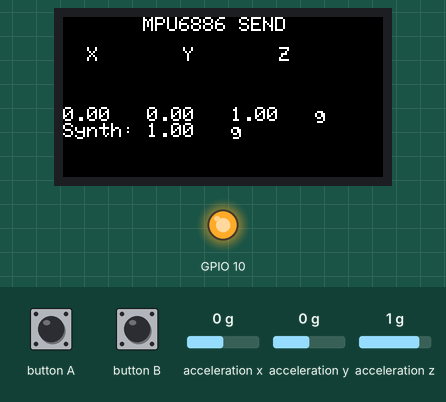
Recording of a sketch running on a simulated ESP32. Parts: 160×80 colour display, output pins drawn as LEDs (lit = HIGH). Inputs (shaded band) come from the test bench; at power-on: acceleration x 0 g, acceleration y 0 g, acceleration z 1 g. Nothing arrives over Bluetooth unless stated.

Above: at 1.3 s.
1.4 s: button A pressed for 0.15 s
At 2.4 s:
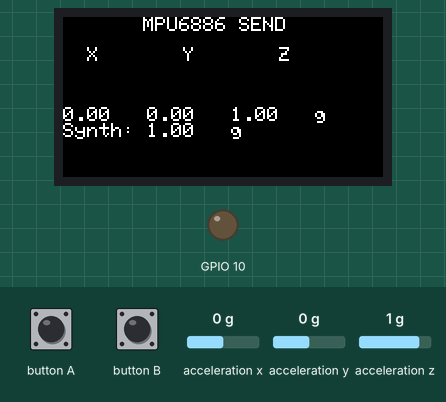
3.0 s: acceleration x set to -1.4 g
At 3.9 s:
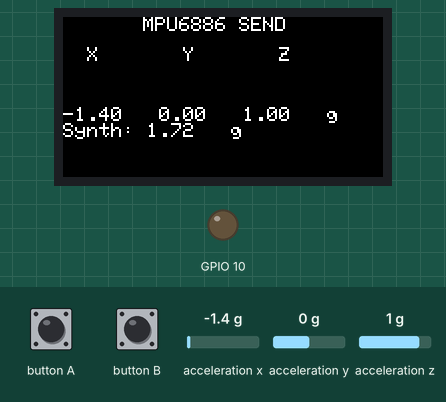
4.5 s: button B pressed for 0.15 s
At 5.1 s:
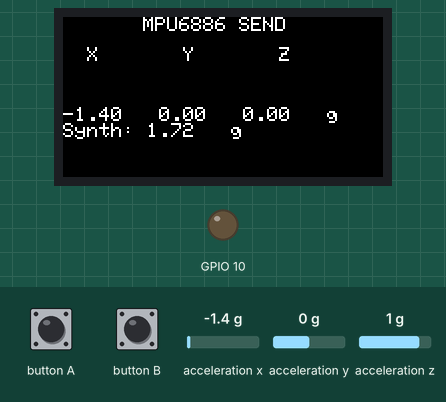
6.1 s: acceleration y set to -1.4 g
At 7.3 s:
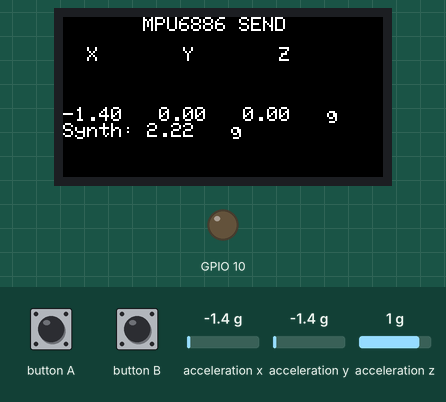
7.6 s: button B pressed for 1 s
At 8.7 s:
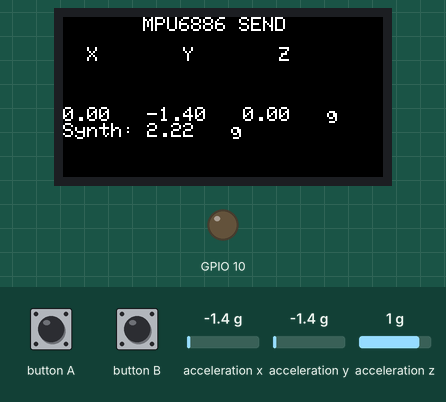
10.1 s: acceleration z set to -1.4 g
At 11.3 s:
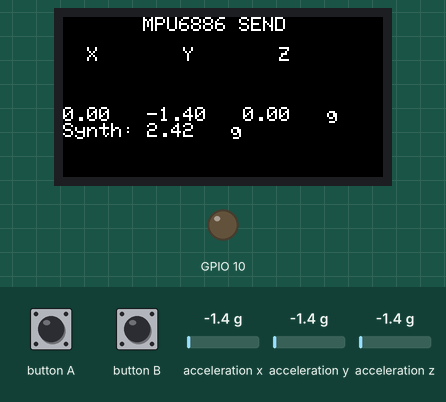
Timing chart, 0 to 12.6 s (numbered marks = the images above; inputs shaded):
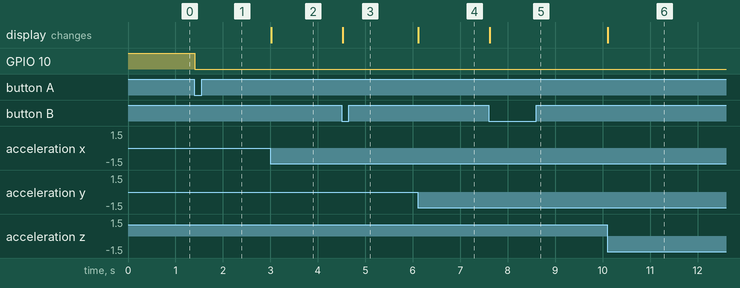

The sketch:

sketch_m5caccel.ino
```cpp
#include <M5StickC.h>
#include "BluetoothSerial.h"

BluetoothSerial SerialBT;

int outputMode = 0;
int isSending = false;

float accX = 0;
float accY = 0;
float accZ = 0;

void setup() {
  pinMode(GPIO_NUM_10, OUTPUT);
  digitalWrite(GPIO_NUM_10, HIGH); // OFF

  Serial.begin(115200);
  SerialBT.begin("ESP32");

  M5.begin();
  M5.Lcd.setRotation(3);
  M5.Lcd.fillScreen(BLACK);
  M5.Lcd.setTextSize(1);
  M5.Lcd.setCursor(40, 0);
  M5.Lcd.println("MPU6886 SEND");
  M5.Lcd.setCursor(0, 15);
  M5.Lcd.println("  X       Y       Z      ");
  M5.MPU6886.Init();

}

void loop() {
  M5.MPU6886.getAccelData(&accX,&accY,&accZ);

  float margedAcc = sqrt(pow(accX,2.0)+pow(accY,2.0)+pow(accZ,2.0));

  switch(outputMode) {
    case 1: // only X
      accY = 0.0f;
      accZ = 0.0f;
      break;

    case 2: // only Y
      accX = 0.0f;
      accZ = 0.0f;
      break;

    case 3: // only X
      accX = 0.0f;
      accY = 0.0f;
      break;

    case 4: // only Synth
      accX = 0.0f;
      accY = 0.0f;
      accZ = 0.0f;
      break;

    case 0: // ALL
    default:
      break;
  }

  M5.Lcd.setCursor(0, 45);
  M5.Lcd.printf("%.2f   %.2f   %.2f   g\nSynth: %.2f   g    ",
    accX,
    accY,
    accZ,
    margedAcc);
  M5.Lcd.setCursor(140, 45);

  if(isSending) {
    SerialBT.printf("%.8f,%.8f,%.8f,%.8f\n",
      accX,
      accY,
      accZ,
      margedAcc);
  }

  delay(10);
  M5.update();
  if (M5.BtnA.wasPressed() ){
    toggleSenser();
  }
  if (M5.BtnB.wasPressed() ){
    changeMode();
  }
}

void changeMode() {
  outputMode += 1;
  if( outputMode > 4 ){
    outputMode = 0;
  }
}
void toggleSenser() {
  isSending = !isSending;
  if(isSending) {
    digitalWrite(GPIO_NUM_10, LOW);  // ON

    SerialBT.printf("X,Y,Z,Synth\n");

  }else{
    digitalWrite(GPIO_NUM_10, HIGH); // OFF
  }
}
```

Measured:
- after the input at 1.4 s, GPIO 10: HIGH → LOW at once
- after the input at 3.0 s, the display: changes at once (image 2)
- after the input at 4.5 s, the display: changes at once (image 3)
- after the input at 6.1 s, the display: changes at once (image 4)
- after the input at 7.6 s, the display: changes at once (image 5)
- after the input at 10.1 s, the display: changes at once (image 6)
